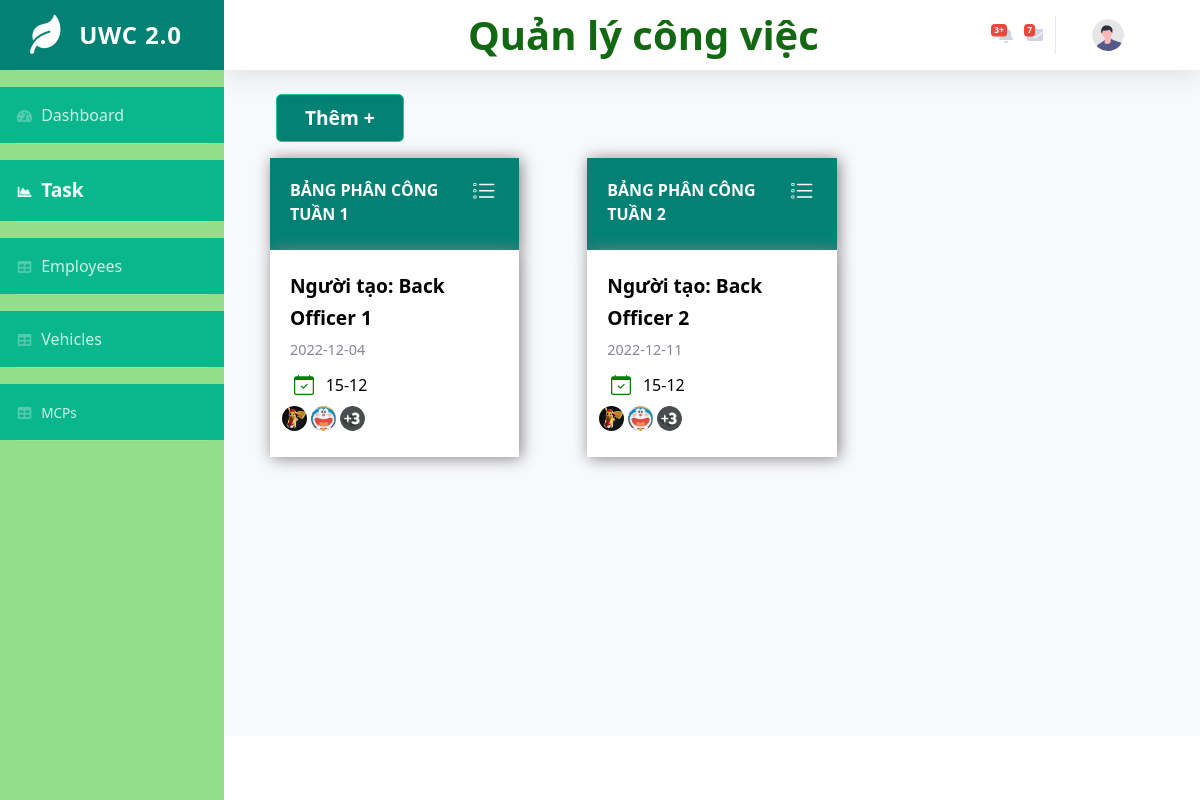
/app/views/managetask.php, run on an earlier commit of the app's database.
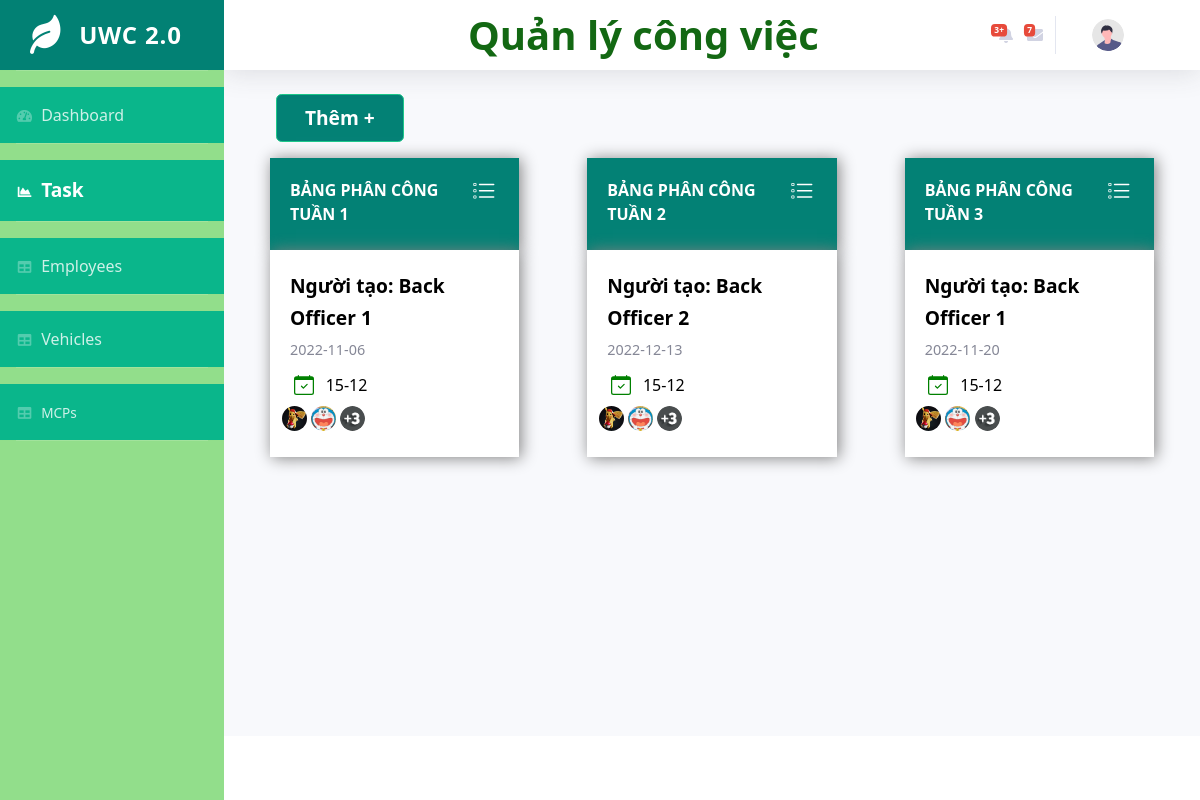
And on a later commit of the database.
### tables this page shows
CREATE TABLE `week` (
  `week_id` int(11) NOT NULL,
  `creator` varchar(30) NOT NULL,
  `date` date NOT NULL
);

### controllers/ManageTask/get-task.php (the view, shortened to what this page needs)
<?php
function gettask()
{
    include("../../models/connection.php");
    $sql = "SELECT * FROM `week`";
    $result = $conn->query($sql);
    if ($result->num_rows > 0) {
        while ($row = $result->fetch_assoc()) {
            echo '<div class="col-xl-4 col-md-3 mb-5">
                            <div class="wrap-sm-title">
                                <div class="row no-gutters align-items-center">
                                    <div class="col mr-2 task">
                                        <div class="text-xs font-weight-bold text-uppercase mb-1 sm-title">
                                            Bảng phân công tuần ' . $row["week_id"] . '
                                        </div>
                                        <div class="dropdown">
                                            <svg xmlns="http://www.w3.org/2000/svg" width="25" height="25" color="white" fill="currentColor" class="bi bi-list-task btndropdown" id="' . $row["week_id"] . 'BTWK" viewBox="0 0 16 16">
                                                <path fill-rule="evenodd" d="M2 2.5a.5.5 0 0 0-.5.5v1a.5.5 0 0 0 .5.5h1a.5.5 0 0 0 .5-.5V3a.5.5 0 0 0-.5-.5H2zM3 3H2v1h1V3z" />
                                                <path d="M5 3.5a.5.5 0 0 1 .5-.5h9a.5.5 0 0 1 0 1h-9a.5.5 0 0 1-.5-.5zM5.5 7a.5.5 0 0 0 0 1h9a.5.5 0 0 0 0-1h-9zm0 4a.5.5 0 0 0 0 1h9a.5.5 0 0 0 0-1h-9z" />
                                                <path fill-rule="evenodd" d="M1.5 7a.5.5 0 0 1 .5-.5h1a.5.5 0 0 1 .5.5v1a.5.5 0 0 1-.5.5H2a.5.5 0 0 1-.5-.5V7zM2 7h1v1H2V7zm0 3.5a.5.5 0 0 0-.5.5v1a.5.5 0 0 0 .5.5h1a.5.5 0 0 0 .5-.5v-1a.5.5 0 0 0-.5-.5H2zm1 .5H2v1h1v-1z" />
                                            </svg>
                                            <div class="dropdown-content" id="' . $row["week_id"] . 'WK">
                                                <div class="actionview" id="' . $row["week_id"] . 'ACTV">Xem</div>
                                                ';
            echo '</div>
                                        </div>
                                    </div>
                                </div>
                            </div>
                            <div class="wrap-info">
                                <div class="info-name">
                                    Người tạo: ' . $row["creator"] . '
                                </div>
                                <div class="info-date">
                                    ' . $row["date"] . '
                                </div>
                                <div class="input-group mb-1">
                                    <div class="input-group-prepend calendar">
                                        <div class="input-group-text">
                                            <svg xmlns="http://www.w3.org/2000/svg" width="20" height="20" color="green" fill="currentColor" class="bi bi-calendar-check" viewBox="0 0 16 16">
                                                <path d="M10.854 7.146a.5.5 0 0 1 0 .708l-3 3a.5.5 0 0 1-.708 0l-1.5-1.5a.5.5 0 1 1 .708-.708L7.5 9.793l2.646-2.647a.5.5 0 0 1 .708 0z" />
                                                <path d="M3.5 0a.5.5 0 0 1 .5.5V1h8V.5a.5.5 0 0 1 1 0V1h1a2 2 0 0 1 2 2v11a2 2 0 0 1-2 2H2a2 2 0 0 1-2-2V3a2 2 0 0 1 2-2h1V.5a.5.5 0 0 1 .5-.5zM1 4v10a1 1 0 0 0 1 1h12a1 1 0 0 0 1-1V4H1z" />
                                            </svg>
                                        </div>
                                        <div class="info-date-checkin">
                                            ' . date("d-m") . '
                                        </div>
                                    </div>
                                    <div class="test2">
                                        <img src="../../app/assets/images/pikachu.jpg" width="25" height="25" class="rounded-circle" alt="Cinque Terre">
                                        <img src="../../app/assets/images/doremon.jpg" width="25" height="25" class="rounded-circle" alt="Cinque Terre">
                                        <img src="../../app/assets/images/formore.jpg" width="25" height="25" class="rounded-circle" alt="Cinque Terre">
                                    </div>
                                </div>
                            </div>
                        </div>';
        }
    }
}

What changed in the data, as far as the page shows it:
changed week id 1: date "2022-12-04" → "2022-11-06"
changed week "Back Officer 2": date "2022-12-11" → "2022-12-13"
added week: week_id "3", creator "Back Officer 1", date "2022-11-20"
